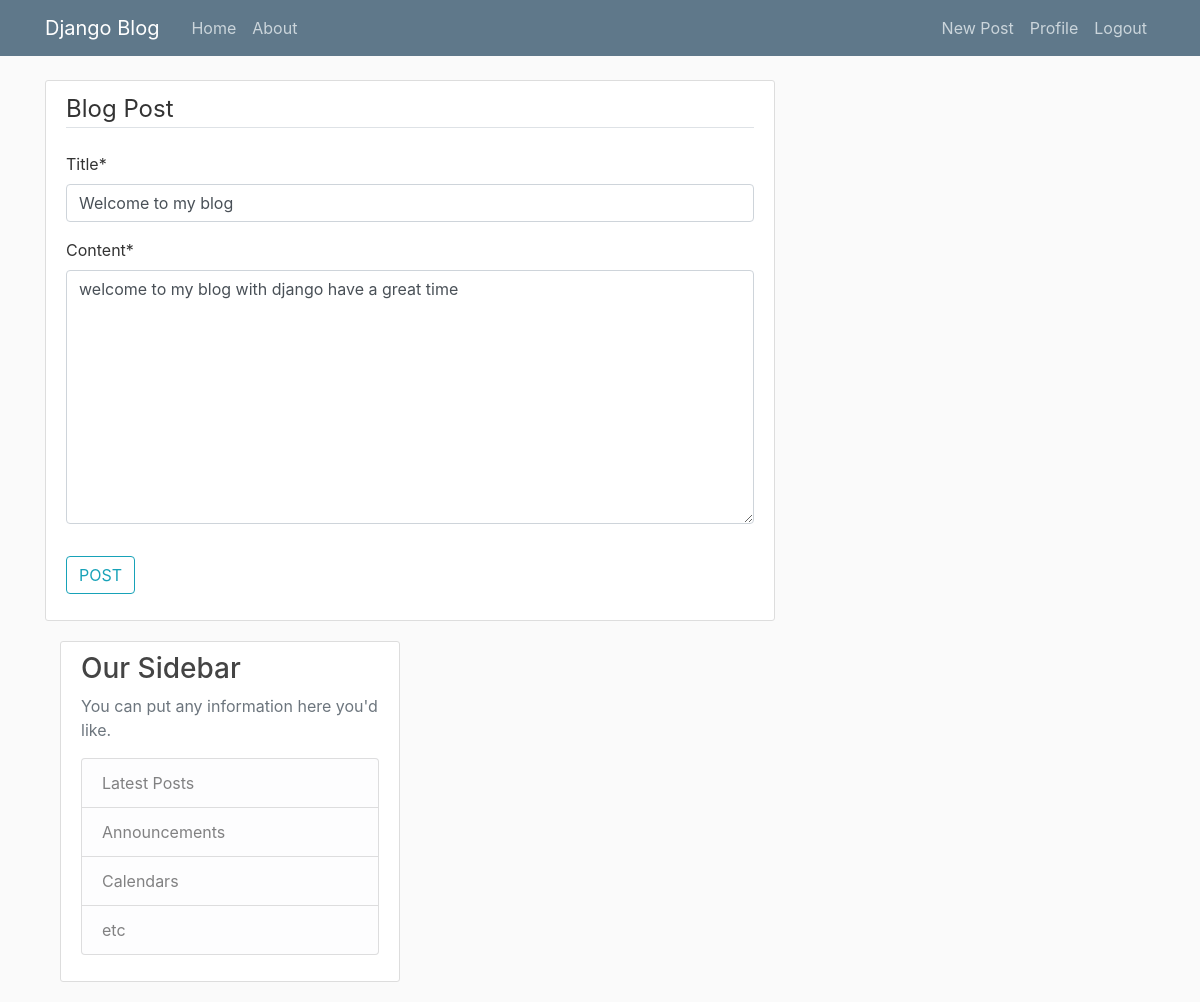
The app's page /post/4/update (signed in) with its own data.
### blog/models.py (models this page shows, shortened)
class Post(models.Model):
    title= models.CharField(max_length=100)
    content =models.TextField()
    date_posted=models.DateTimeField(default=timezone.now)
    auth = models.ForeignKey(User,on_delete=models.CASCADE)

### blog/views.py (the view, shortened to what this page needs)
# urls.py: path('post/<int:pk>/update', PostUpdateView.as_view(),name='post-update'),
class PostUpdateView(LoginRequiredMixin,UserPassesTestMixin,UpdateView):
    model =Post
    fields =['title','content']
    def test_func(self):
        post=self.get_object() #to check the post editor is the same user that created the post
        if self.request.user == post.auth:
            return True
        return False

### blog/templates/blog/post_form.html (shortened to what this page needs)
{% extends 'blog/base.html' %}
{% load crispy_forms_tags %}
{%block content%}
    <div class='content-section'>
            <form method='POST'>
                <fieldset class="form-group">
                    <legend class="border-bottom mb-4">Blog Post</legend>
                        {{form|crispy}}
                </fieldset>
                <div class="form-group">
                    <button class="btn btn-outline-info" type="submit">
                    POST
                    </button>
                </div>
            </form>
        </div>
    </div>
{% endblock content %}

### blog/static/blog/main.css (style rules this page uses)
body { background: #fafafa; color: #333333; margin-top: 5rem; }
.content-section { background: #ffffff; padding: 10px 20px; border: 1px solid #dddddd; border-radius: 3px; margin-bottom: 20px; }

### records on screen
Post: title "Welcome to my blog", content "welcome to my blog with django have a great time"
